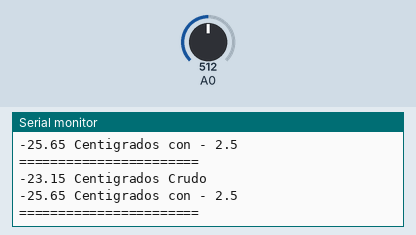
Bench run of a sketch on a simulated Arduino Uno, built with avr-gcc and run on an emulated ATmega328P. Shown: the last lines printed to the serial monitor. Inputs (shaded band) come from the test bench; at power-on: A0 = 512.

Above: at 1.8 s.
1.9 s: A0 set to 716
At 2.9 s:
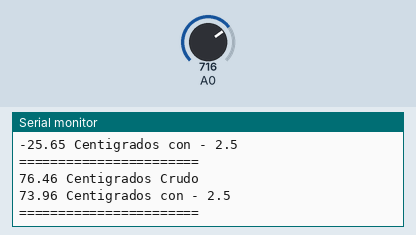
3.4 s: A0 set to 900
At 4.6 s:
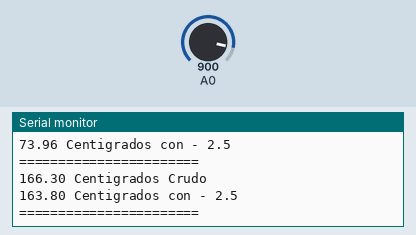
Timing chart, 0 to 6.4 s (numbered marks = the images above; inputs shaded):
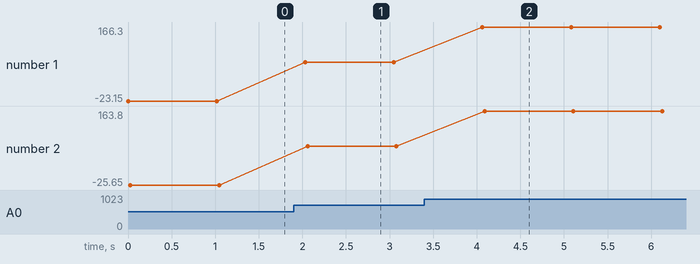

The sketch:

AnalogReadSerialTemperatura.ino
```cpp
float vt = 0;
int gc = 0;
float kelvin = 0;
float celcius = 0;
float celcius2 = 0;

void setup() {
  Serial.begin(9600);
}

void loop() {

  int sensorValue = analogRead(A0);
  kelvin = sensorValue * (5/1024.0*1000/10);
  celcius2 = kelvin - 2.5 - 273.15;
  celcius = kelvin - 273.15;
  //Serial.println(sensorValue);
  Serial.print(celcius);Serial.println(" Centigrados Crudo");
  Serial.print(celcius2);Serial.println(" Centigrados con - 2.5");
  Serial.println("=======================");
  delay(1000);
/*  vt = (sensorValue*5/1024.0*1000/10)-273.15;
  Serial.print(vt);Serial.println(" °C");
  delay(1000);*/
}
```

Measured:
- after the input at 1.9 s, the serial monitor: prints a new line after 0.13 s (image 1)
- after the input at 3.4 s, the serial monitor: prints a new line after 0.66 s (image 2)
- plotted number 1: -23.15 → 76.46 after the input at 1.9 s, 76.46 → 166.3 after the input at 3.4 s
- plotted number 2: -25.65 → 73.96 after the input at 1.9 s, 73.96 → 163.8 after the input at 3.4 s
